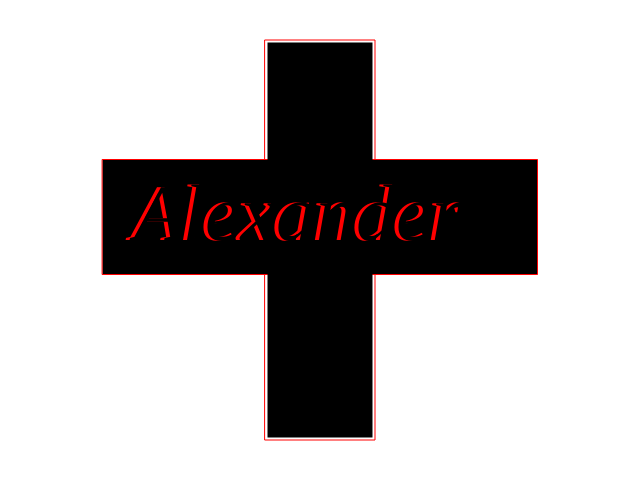
Frame 1 (no input)
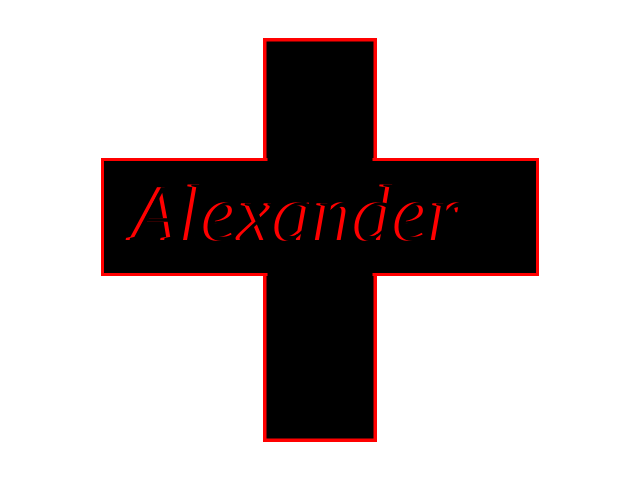
Frame 60 (no input)
Frame 120 (the mouse pressed at the canvas centre since frame 60): identical to frame 60, image omitted

The p5.js sketch that drew these frames (run headless with seeded random() and noise() and a simulated clock; from frame 60 on, the mouse is pressed at the canvas centre):

// p5.js sketch
// ── sketch.js

function setup() {
	createCanvas(640, 480);
//    background("black");
    
}

function draw(){
    var str1 = "Alexander"; 
    
    //horizontal rect
    var rectW = 435;
    var rectH = 115;
    
    //vertical rect
    var rect2W = 110;
    var rect2H = 400;
    
    //hidden
    var rect3W = 105;
    var rect3H = 395; 
    
    var centerW = width/2;
    var centerY = height/2;
    
    
    rectMode(CENTER);
    stroke("red");
    rect(centerW, centerY, 110, 400);
    
    fill("black");
    //noStroke();
    rectMode(CENTER);
    rect(centerW, centerY - 23, rectW, rectH);
    
    noStroke();
    rect(centerW, centerY, rect3W, rect3H);
    
    fill("red");
    strokeWeight(3);
    textSize(80);
    textFont("cursive");
    textStyle("italic")
    text(str1, width/2 - 190, height/2);
    fill("black");
    text(str1, width/2 - 186, height/2);
    
    
}
